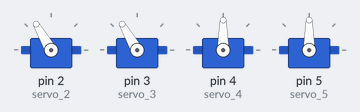
Simulated run of this sketch. Board: Arduino Uno, built with avr-gcc and run on an emulated ATmega328P. Parts: 4 × servo.

Above: at 0.5 s.
Timing chart, 0 to 40.0 s (numbered marks = the images above):
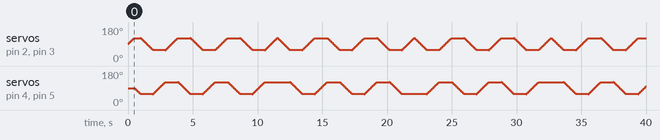

The sketch:

____.ino
```cpp
#include <Arduino.h>
#include <Wire.h>
#include <SoftwareSerial.h>
#include <Servo.h>

float leg_angle = 0;
float foot_angle = 0;

Servo servo_2;
Servo servo_3;
Servo servo_4;
Servo servo_5;

void _delay(float seconds) {
  long endTime = millis() + seconds * 1000;
  while(millis() < endTime) _loop();
}

void _loop(){

} // empty function

void forward() {
  while(!(leg_angle > 120)){
  _loop();
  servo_2.write(leg_angle);
  servo_3.write(leg_angle);
  leg_angle += 2;
  _delay(0.03);
}

while(!(foot_angle < 60)){
  _loop();
  servo_4.write(foot_angle);
  servo_5.write(foot_angle);
  foot_angle += -2;
  _delay(0.03);
}

while(!(leg_angle < 60)){
  _loop();
  servo_2.write(leg_angle);
  servo_3.write(leg_angle);
  leg_angle += -2;
  _delay(0.03);
}

while(!(foot_angle > 120)){
  _loop();
  servo_4.write(foot_angle);
  servo_5.write(foot_angle);
  foot_angle += 2;
  _delay(0.03);
}

}


void backward() {
  while(!(leg_angle > 120)){
  _loop();
  servo_2.write(leg_angle);
  servo_3.write(leg_angle);
  leg_angle += 2;
  _delay(0.03);
}

while(!(foot_angle > 120)){
  _loop();
  servo_4.write(foot_angle);
  servo_5.write(foot_angle);
  foot_angle += 2;
  _delay(0.03);
}

while(!(leg_angle < 60)){
  _loop();
  servo_2.write(leg_angle);
  servo_3.write(leg_angle);
  leg_angle += -2;
  _delay(0.03);
}

while(!(foot_angle < 60)){
  _loop();
  servo_4.write(foot_angle);
  servo_5.write(foot_angle);
  foot_angle += -2;
  _delay(0.03);
}

}

void setup() {
 servo_2.attach(2);
 servo_3.attach(3);
 servo_4.attach(4);
 servo_5.attach(5);

 leg_angle = 90;
 foot_angle = 90;

//  servo_2.write(90);
//  servo_3.write(90);
//  servo_4.write(90);
//  servo_5.write(90);


 while(1){
   for(int count=0;count<3;count++){
     forward();
   }
   for(int count2=0;count2<3;count2++){
     backward();
   }

   }

   _loop();
 }


void loop() {

}
```
